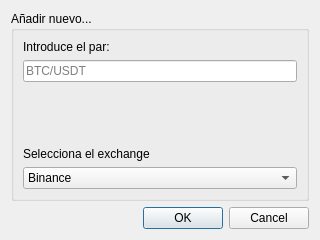
<?xml version="1.0" encoding="UTF-8"?>
<ui version="4.0">
 <class>dialogAddMarket</class>
 <widget class="QDialog" name="dialogAddMarket">
  <property name="geometry">
   <rect>
    <x>0</x>
    <y>0</y>
    <width>320</width>
    <height>240</height>
   </rect>
  </property>
  <property name="windowTitle">
   <string>Dialog</string>
  </property>
  <layout class="QVBoxLayout" name="verticalLayout">
   <item>
    <widget class="QGroupBox" name="groupBox">
     <property name="title">
      <string>Añadir nuevo...</string>
     </property>
     <layout class="QVBoxLayout" name="verticalLayout_2">
      <item>
       <widget class="QLabel" name="label">
        <property name="text">
         <string>Introduce el par:</string>
        </property>
       </widget>
      </item>
      <item>
       <widget class="QLineEdit" name="editEx">
        <property name="inputMask">
         <string/>
        </property>
        <property name="text">
         <string/>
        </property>
        <property name="placeholderText">
         <string>BTC/USDT</string>
        </property>
        <property name="clearButtonEnabled">
         <bool>true</bool>
        </property>
       </widget>
      </item>
      <item>
       <spacer name="verticalSpacer">
        <property name="orientation">
         <enum>Qt::Vertical</enum>
        </property>
        <property name="sizeHint" stdset="0">
         <size>
          <width>20</width>
          <height>40</height>
         </size>
        </property>
       </spacer>
      </item>
      <item>
       <widget class="QLabel" name="label_2">
        <property name="text">
         <string>Selecciona el exchange</string>
        </property>
       </widget>
      </item>
      <item>
       <widget class="QComboBox" name="comboEx">
        <item>
         <property name="text">
          <string comment="binsance">Binance</string>
         </property>
        </item>
       </widget>
      </item>
     </layout>
    </widget>
   </item>
   <item>
    <widget class="QDialogButtonBox" name="buttonBox">
     <property name="orientation">
      <enum>Qt::Horizontal</enum>
     </property>
     <property name="standardButtons">
      <set>QDialogButtonBox::Cancel|QDialogButtonBox::Ok</set>
     </property>
    </widget>
   </item>
  </layout>
 </widget>
 <resources/>
 <connections>
  <connection>
   <sender>buttonBox</sender>
   <signal>accepted()</signal>
   <receiver>dialogAddMarket</receiver>
   <slot>accept()</slot>
   <hints>
    <hint type="sourcelabel">
     <x>247</x>
     <y>230</y>
    </hint>
    <hint type="destinationlabel">
     <x>157</x>
     <y>274</y>
    </hint>
   </hints>
  </connection>
  <connection>
   <sender>buttonBox</sender>
   <signal>rejected()</signal>
   <receiver>dialogAddMarket</receiver>
   <slot>reject()</slot>
   <hints>
    <hint type="sourcelabel">
     <x>310</x>
     <y>230</y>
    </hint>
    <hint type="destinationlabel">
     <x>286</x>
     <y>274</y>
    </hint>
   </hints>
  </connection>
 </connections>
</ui>
